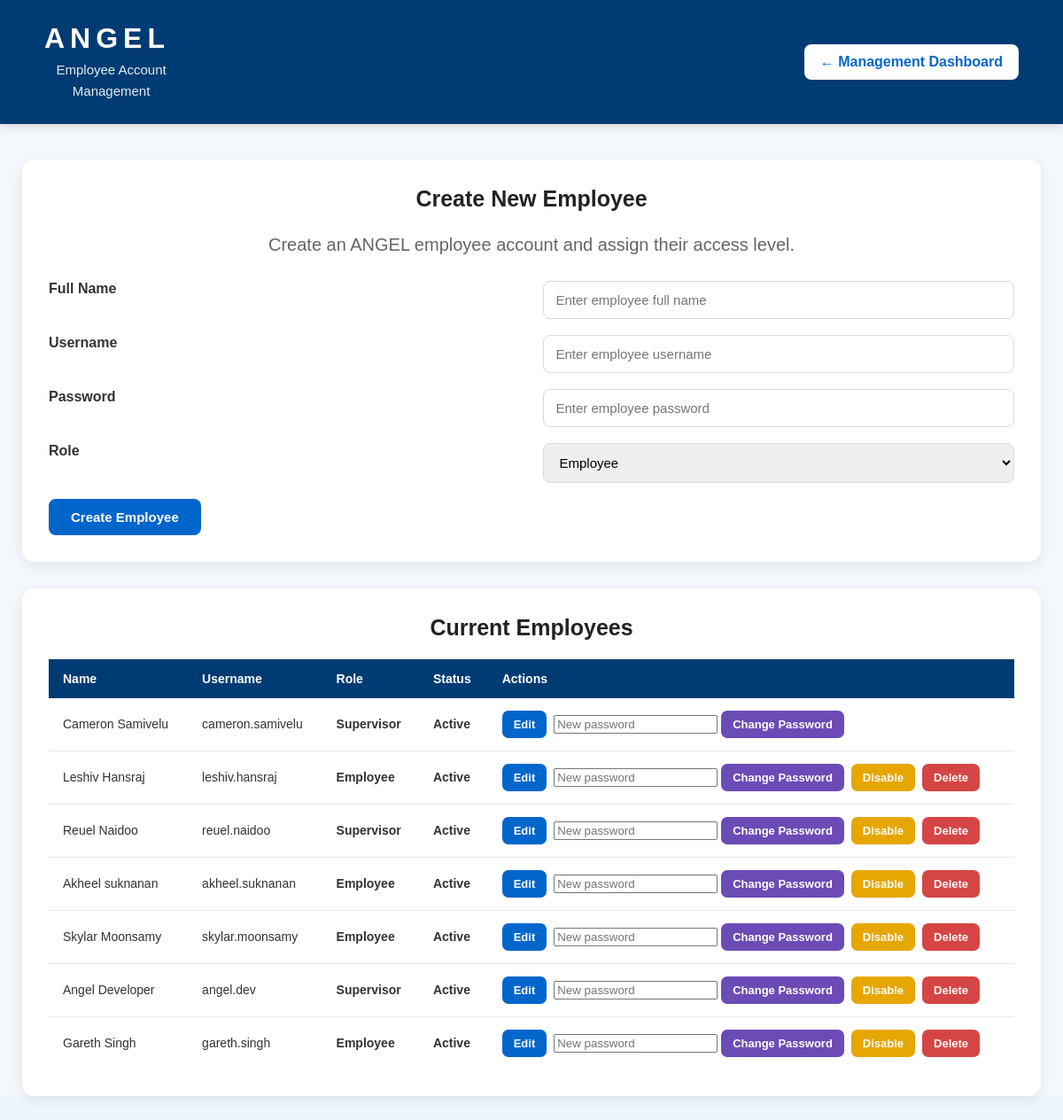
/employees (signed in), run on the app's committed database.
### tables this page shows
CREATE TABLE employees (
            id INTEGER PRIMARY KEY AUTOINCREMENT,
            full_name TEXT NOT NULL,
            username TEXT UNIQUE NOT NULL,
            password_hash TEXT NOT NULL,
            role TEXT NOT NULL,
            status TEXT NOT NULL
        );

### app.py (the view)
@app.route("/employees")
def employees():
    if "employee_id" not in session:
        return redirect(url_for("employee_login"))
    if session.get("employee_role") not in ["Supervisor", "Admin"]:
        return redirect(url_for("employee_dashboard"))
    connection = get_db()
    employee_rows = connection.execute("""
        SELECT id, full_name, username, role, status
        FROM employees
        ORDER BY id ASC
    """).fetchall()
    connection.close()
    return render_template("employees.html", employees=employee_rows)

### app.py (called while the page is built)
def get_db():
    connection = sqlite3.connect(DATABASE)
    connection.row_factory = sqlite3.Row
    return connection

### templates/employees.html (shortened to what this page needs)
<!DOCTYPE html>
<html lang="en">
<head>
    <link rel="stylesheet"
          href="{{ url_for('static', filename='css/style.css') }}">
    <link rel="stylesheet" href="{{ url_for('static', filename='css/mobile-responsive.css') }}">
</head>
<body>
<div class="employees-page">
    <header class="employees-header">
        <div>
            <h1>ANGEL</h1>
            <p>Employee Account Management</p>
        </div>
        <a href="{{ url_for('management') }}"
           class="employees-back-button">
            ← Management Dashboard
        </a>
    </header>
    <main class="employees-content">
        <section class="employee-form-card">
            <h2>Create New Employee</h2>
            <p>
                Create an ANGEL employee account and assign
                their access level.
            </p>
            <form method="POST"
                  action="{{ url_for('create_employee') }}">
                <label for="full_name">
                    Full Name
                </label>
                <input
                    type="text"
                    id="full_name"
                    name="full_name"
                    placeholder="Enter employee full name"
                    required
                >
                <label for="username">
                    Username
                </label>
                <input
                    type="text"
                    id="username"
                    name="username"
                    placeholder="Enter employee username"
                    required
                >
                <label for="password">
                    Password
                </label>
                <input
                    type="password"
                    id="password"
                    name="password"
                    placeholder="Enter employee password"
                    required
                >
                <label for="role">
                    Role
                </label>
                <select id="role" name="role">
                    <option value="Employee">
                        Employee
                    </option>
                </select>
                <button type="submit">
                    Create Employee
                </button>
            </form>
        </section>
        <section class="employee-list-card">
            <h2>Current Employees</h2>
            <div class="employee-table-container">
                <table>
                    <thead>
                        <tr>
                            <th>Name</th>
                            <th>Username</th>
                            <th>Role</th>
                            <th>Status</th>
                            <th>Actions</th>
                        </tr>
                    </thead>
                    <tbody>
                        {% for employee in employees %}
                        <tr>
                            <td>
                                {{ employee["full_name"] }}
                            </td>
                            <td>
                                {{ employee["username"] }}
                            </td>
                            <td>
                                {{ employee["role"] }}
                            </td>
                            <td>
                                {{ employee["status"] }}
                            </td>
                            <td>
                                <div class="employee-actions">
                                    <a
                                        href="{{ url_for('edit_employee', employee_id=employee['id']) }}"
                                        class="employee-action-button edit-button"
                                    >
                                        Edit
                                    </a>
                                    <form
                                        method="POST"
                                        action="{{ url_for('change_employee_password', employee_id=employee['id']) }}"
                                        class="employee-action-form"
                                    >
                                        <input
                                            type="password"
                                            name="password"
                                            placeholder="New password"
                                            required
                                        >
                                        <button
                                            type="submit"
                                            class="employee-action-button password-button"
                                        >
                                            Change Password
                                        </button>
                                    </form>
                                    {% if employee["id"] != session["employee_id"] %}
                                    <form
                                        method="POST"
                                        action="{{ url_for('toggle_employee_status', employee_id=employee['id']) }}"
                                        class="employee-action-form"
                                    >
                                        <button
                                            type="submit"
                                            class="employee-action-button status-button"
                                        >
                                            {% if employee["status"] == "Active" %}
                                                Disable
                                            {% else %}
                                                Enable
                                            {% endif %}
                                        </button>
                                    </form>
                                    {% endif %}
                                    {% if employee["id"] != session["employee_id"] %}
                                    <form
                                        method="POST"
                                        action="{{ url_for('delete_employee', employee_id=employee['id']) }}"
                                        class="employee-action-form"
                                        onsubmit="return confirm('Are you sure you want to permanently delete this employee account?');"
                                    >
                                        <button
                                            type="submit"
                                            class="employee-action-button delete-button"
                                        >
                                            Delete
                                        </button>
                                    </form>
                                    {% endif %}
                                </div>
                            </td>
                        </tr>
                        {% endfor %}
                    </tbody>
                </table>
            </div>
        </section>
    </main>
</div>
</body>
</html>

### static/css/style.css (style rules this page uses)
body { margin:0; padding:0; font-family:Arial, Helvetica, sans-serif; background:#eef5fb; color:#1b1b1b; }
h1 { font-family: 'Poppins', sans-serif; font-size: 72px; font-weight: 800; letter-spacing: 6px; color: #0a3d78; margin-bottom: 20px; }
h2 { text-align:center; color:#005b96; }
p { text-align:center; width:70%; margin:auto; font-size:20px; line-height:1.6; }
.employees-page { min-height: 100vh; background: #f4f7fb; }
.employees-header { background: #003b73; color: white; display: flex; align-items: center; justify-content: space-between; padding: 25px 50px; box-shadow: 0 3px 10px rgba(0, 0, 0, 0.12); }
.employees-header h1 { margin: 0; font-size: 32px; font-weight: 700; color: white; }
.employees-header p { margin: 5px 0 0; font-size: 15px; opacity: 0.9; }
.employees-back-button { display: inline-block; padding: 11px 18px; background: white; color: #0066cc; text-decoration: none; border-radius: 8px; font-weight: 600; transition: 0.2s ease; }
.employees-content { max-width: 1200px; margin: 40px auto; padding: 0 25px; }
.employee-form-card { background: white; padding: 30px; border-radius: 14px; box-shadow: 0 4px 15px rgba(0, 0, 0, 0.08); margin-bottom: 30px; }
.employee-form-card h2 { margin-top: 0; color: #222; font-size: 25px; }
.employee-form-card > p { color: #666; margin-bottom: 25px; }
.employee-form-card form { display: grid; grid-template-columns: 1fr 1fr; gap: 18px 25px; }
.employee-form-card label { font-weight: 600; color: #333; margin-bottom: -10px; }
.employee-form-card input, .employee-form-card select { width: 100%; box-sizing: border-box; padding: 12px 14px; border: 1px solid #d5dbe3; border-radius: 8px; font-size: 15px; outline: none; transition: 0.2s ease; }
.employee-form-card button { grid-column: 1 / -1; width: fit-content; padding: 12px 25px; background: #0066cc; color: white; border: none; border-radius: 8px; font-size: 15px; font-weight: 600; cursor: pointer; transition: 0.2s ease; }
.employee-list-card { background: white; padding: 30px; border-radius: 14px; box-shadow: 0 4px 15px rgba(0, 0, 0, 0.08); }
.employee-list-card h2 { margin-top: 0; color: #222; font-size: 25px; }
.employee-table-container { width: 100%; overflow-x: auto; margin-top: 20px; }
.employee-table-container table { width: 100%; border-collapse: collapse; min-width: 650px; }
.employee-table-container th { background: #003b73; color: white; text-align: left; padding: 14px 16px; font-size: 14px; }
.employee-table-container td { padding: 14px 16px; border-bottom: 1px solid #e5e9ef; color: #333; font-size: 14px; }
.employee-table-container tr:last-child td { border-bottom: none; }
.employee-table-container td:nth-child(3) { font-weight: 600; }
.employee-table-container td:nth-child(4) { font-weight: 600; }
.employee-actions { display: flex; align-items: center; gap: 8px; flex-wrap: wrap; }
.employee-action-form { margin: 0; padding: 0; }
.employee-action-button { display: inline-block; padding: 8px 13px; border: none; border-radius: 7px; text-decoration: none; font-size: 13px; font-weight: 600; cursor: pointer; transition: all 0.2s ease; white-space: nowrap; }
.edit-button { background: #0066cc; color: white; }
.password-button { background: #6c4bb6; color: white; }
.status-button { background: #e6a700; color: white; }
.delete-button { background: #d64545; color: white; }
.employee-table-container th:last-child { min-width: 250px; }
.employee-table-container td:last-child { vertical-align: middle; }

### static/css/mobile-responsive.css (style rules this page uses)
*, *::before, *::after { box-sizing: border-box; }
html { -webkit-text-size-adjust: 100%; text-size-adjust: 100%; scroll-behavior: smooth; }
body { min-width: 0; max-width: 100%; }
input, select, textarea, button { max-width: 100%; }

### data on the page
employees: full_name "Cameron Samivelu", username "cameron.samivelu", role "Supervisor", status "Active"
employees: full_name "Leshiv Hansraj", username "leshiv.hansraj", role "Employee", status "Active", shows "Disable"
employees: full_name "Reuel Naidoo", username "reuel.naidoo", role "Supervisor", status "Active", shows "Disable"
employees: full_name "Akheel suknanan", username "akheel.suknanan", role "Employee", status "Active", shows "Disable"
employees: full_name "Skylar Moonsamy", username "skylar.moonsamy", role "Employee", status "Active", shows "Disable"
employees: full_name "Angel Developer", username "angel.dev", role "Supervisor", status "Active", shows "Disable"
employees: full_name "Gareth Singh", username "gareth.singh", role "Employee", status "Active", shows "Disable"
